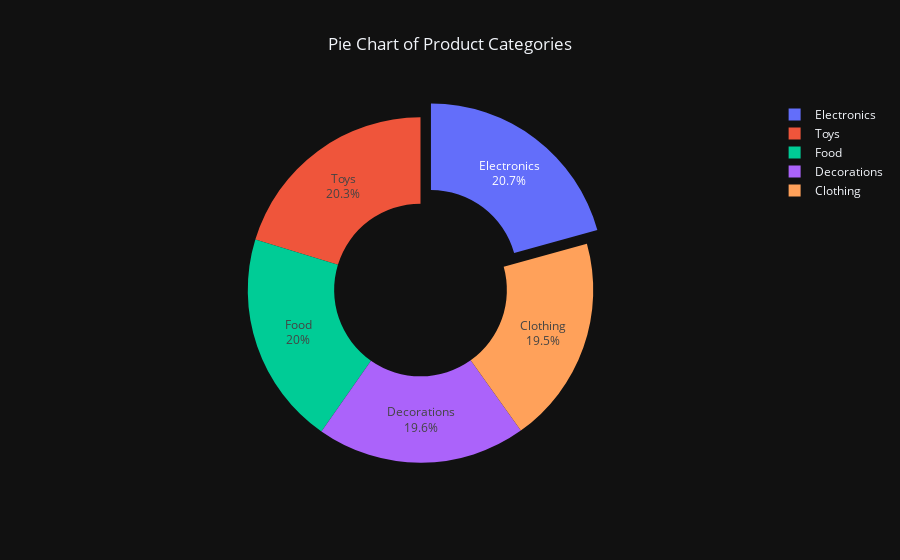

Notebook code for this chart:
### Code cell
Category = ['Clothing', 'Decorations', 'Electronics', 'Food', 'Toys']
TotalProductSold = [5857, 5897, 6226, 6021, 6105]

fig = go.Figure(data=[go.Pie(labels=Category, values=TotalProductSold, hole=0.5)]) # Create Pie Chart
fig.update_traces(textinfo='percent+label', pull=[0, 0, 0.1, 0, 0])  # Set the layout
# Add title and labels
fig.update_layout(
    title="Pie Chart of Product Categories",
    title_x=0.5,
    template="plotly_dark",
    showlegend=True
)
fig.show()

### Figure 1 — Plotly figure (JSON) as saved in the notebook; plotly's stock layout.template omitted (floating-point values rounded to 4 significant figures)
{"data": [{"hole": 0.5, "labels": ["Clothing", "Decorations", "Electronics", "Food", "Toys"], "pull": [0, 0, 0.1, 0, 0], "textinfo": "percent+label", "type": "pie", "values": [5857, 5897, 6226, 6021, 6105]}], "layout": {"showlegend": true, "title": {"text": "Pie Chart of Product Categories", "x": 0.5}}}
